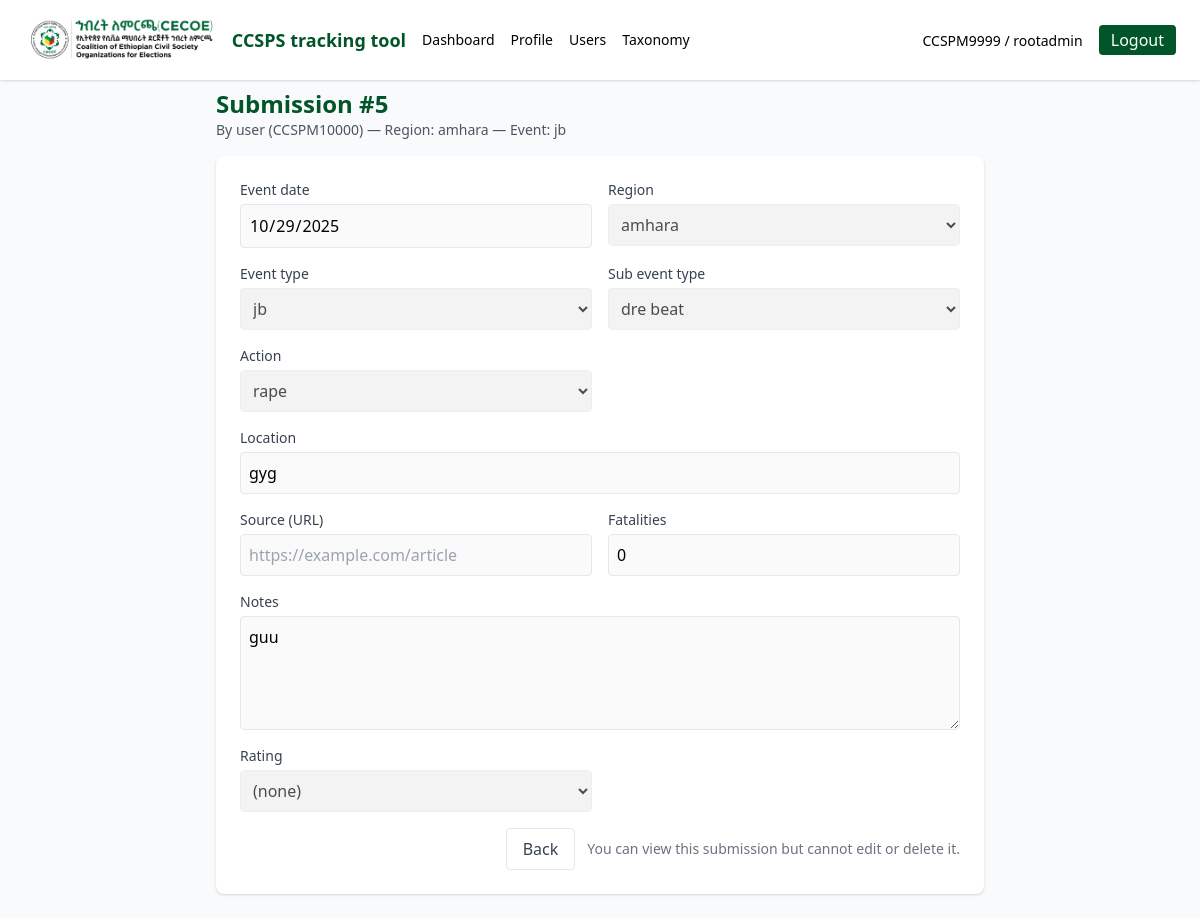
The app's page /monitored_view.php?id=5 (signed in) with its own data.
### tables this page shows
CREATE TABLE `users` (
  `id` bigint(20) UNSIGNED NOT NULL,
  `monitor_number` bigint(20) UNSIGNED DEFAULT NULL,
  `monitor_id_code` varchar(16) DEFAULT NULL,
  `username` varchar(100) NOT NULL,
  `email` varchar(255) NOT NULL,
  `password_hash` varchar(255) NOT NULL,
  `role` enum('superadmin','admin','user') DEFAULT 'user',
  `status` enum('pending','approved','declined') DEFAULT 'approved',
  `profile_picture` varchar(512) DEFAULT NULL,
  `is_active` tinyint(1) DEFAULT 1,
  `created_at` datetime NOT NULL,
  `updated_at` datetime NOT NULL
);

CREATE TABLE `monitored_information` (
  `id` bigint(20) UNSIGNED NOT NULL,
  `user_id` bigint(20) UNSIGNED NOT NULL,
  `event_date` date NOT NULL,
  `region_id` int(10) UNSIGNED NOT NULL,
  `location` varchar(500) DEFAULT NULL,
  `event_type_id` int(10) UNSIGNED NOT NULL,
  `sub_event_type_id` int(10) UNSIGNED NOT NULL,
  `action_id` int(10) UNSIGNED NOT NULL,
  `source_url` varchar(1000) DEFAULT NULL,
  `notes` text DEFAULT NULL,
  `fatalities` int(10) UNSIGNED DEFAULT 0,
  `rating` tinyint(3) UNSIGNED DEFAULT NULL,
  `is_deleted` tinyint(1) DEFAULT 0,
  `created_at` datetime NOT NULL,
  `updated_at` datetime NOT NULL
);

CREATE TABLE `regions` (
  `id` int(10) UNSIGNED NOT NULL,
  `name` varchar(200) NOT NULL,
  `is_active` tinyint(1) DEFAULT 1,
  `created_at` datetime NOT NULL,
  `updated_at` datetime NOT NULL
);

CREATE TABLE `event_types` (
  `id` int(10) UNSIGNED NOT NULL,
  `name` varchar(200) NOT NULL,
  `is_active` tinyint(1) DEFAULT 1,
  `created_at` datetime NOT NULL,
  `updated_at` datetime NOT NULL
);

CREATE TABLE `sub_event_types` (
  `id` int(10) UNSIGNED NOT NULL,
  `event_type_id` int(10) UNSIGNED NOT NULL,
  `name` varchar(200) NOT NULL,
  `is_active` tinyint(1) DEFAULT 1,
  `created_at` datetime NOT NULL,
  `updated_at` datetime NOT NULL
);

CREATE TABLE `actions` (
  `id` int(10) UNSIGNED NOT NULL,
  `name` varchar(200) NOT NULL,
  `is_active` tinyint(1) DEFAULT 1,
  `created_at` datetime NOT NULL,
  `updated_at` datetime NOT NULL
);

### includes/auth.php (called while the page is built, shortened)
<?php
require_once __DIR__ . '/helpers.php';
function currentUser(PDO $pdo) {
    $stmt = $pdo->prepare("SELECT id, username, email, role, monitor_id_code FROM users WHERE id = :id");
    $stmt->execute([':id' => $_SESSION['user_id']]);
    return $stmt->fetch();
}

### includes/helpers.php (called while the page is built, shortened)
<?php
function baseUrl() {
    $scheme = (!empty($_SERVER['HTTPS']) && $_SERVER['HTTPS'] !== 'off') ? 'https' : 'http';
    $host = $_SERVER['HTTP_HOST'];
    $script_name = $_SERVER['SCRIPT_NAME'];
    $script_dir  = dirname($script_name);
    $script_dir = str_replace('\\', '/', $script_dir);
    if ($script_dir === '/' || $script_dir === '.') {
        return $scheme . '://' . $host;
    }
    return $scheme . '://' . $host . $script_dir;
}

### public/monitored_view.php (the view, shortened to what this page needs)
<?php
require_once __DIR__ . '/../includes/init.php';
$user = currentUser($pdo);
$id = isset($_GET['id']) ? intval($_GET['id']) : 0;
$stmt = $pdo->prepare("SELECT mi.*, r.name AS region_name, et.name AS event_type_name, se.name AS sub_event_name, a.name AS action_name, u.username, u.monitor_id_code
                       FROM monitored_information mi
                       JOIN regions r ON mi.region_id = r.id
                       JOIN event_types et ON mi.event_type_id = et.id
                       JOIN sub_event_types se ON mi.sub_event_type_id = se.id
                       JOIN actions a ON mi.action_id = a.id
                       JOIN users u ON mi.user_id = u.id
                       WHERE mi.id = :id AND mi.is_deleted = 0");
$stmt->execute([':id'=>$id]);
$row = $stmt->fetch();
$isOwner = ($user['id'] === $row['user_id']);
$regions = $pdo->query('SELECT id,name FROM regions ORDER BY name')->fetchAll();
$event_types = $pdo->query('SELECT id,name FROM event_types ORDER BY name')->fetchAll();
$actions = $pdo->query('SELECT id,name FROM actions ORDER BY name')->fetchAll();
$sub_event_types = $pdo->prepare('SELECT id,name FROM sub_event_types WHERE event_type_id = :eid ORDER BY name');
$sub_event_types->execute([':eid'=>$row['event_type_id']]);
$sub_event_types = $sub_event_types->fetchAll();
?>
<div class="max-w-3xl mx-auto">
  <div class="mb-4">
    <h1 class="text-2xl font-semibold" style="color:#025529">Submission #<?= $row['id'] ?></h1>
    <div class="text-sm text-gray-600">By <?= htmlspecialchars($row['username'] . ' (' . $row['monitor_id_code'] . ')') ?> — Region: <?= htmlspecialchars($row['region_name']) ?> — Event: <?= htmlspecialchars($row['event_type_name']) ?></div>
  </div>
  <form method="post" class="bg-white p-6 rounded-lg shadow">
    <div class="grid grid-cols-1 md:grid-cols-2 gap-4">
      <div>
        <label class="block text-sm font-medium text-gray-700">Event date</label>
        <input type="date" name="event_date" value="<?= htmlspecialchars($row['event_date']) ?>" class="mt-1 block w-full p-2 border rounded" required <?= $isOwner ? '' : 'disabled' ?> >
      </div>
      <div>
        <label class="block text-sm font-medium text-gray-700">Region</label>
        <select name="region_id" class="mt-1 block w-full p-2 border rounded" required <?= $isOwner ? '' : 'disabled' ?> >
          <?php foreach($regions as $r): ?>
          <option value="<?= $r['id'] ?>" <?= $r['id'] == $row['region_id'] ? 'selected' : '' ?>><?= htmlspecialchars($r['name']) ?></option>
          <?php endforeach; ?>
        </select>
      </div>
      <div>
        <label class="block text-sm font-medium text-gray-700">Event type</label>
        <select id="event_type" name="event_type_id" class="mt-1 block w-full p-2 border rounded" required <?= $isOwner ? '' : 'disabled' ?> >
          <?php foreach($event_types as $et): ?>
          <option value="<?= $et['id'] ?>" <?= $et['id'] == $row['event_type_id'] ? 'selected' : '' ?>><?= htmlspecialchars($et['name']) ?></option>
          <?php endforeach; ?>
        </select>
      </div>
      <div>
        <label class="block text-sm font-medium text-gray-700">Sub event type</label>
        <select id="sub_event_type" name="sub_event_type_id" class="mt-1 block w-full p-2 border rounded" data-current="<?= htmlspecialchars($row['sub_event_type_id']) ?>" required <?= $isOwner ? '' : 'disabled' ?> >
          <?php foreach($sub_event_types as $s): ?>
          <option value="<?= $s['id'] ?>" <?= $s['id'] == $row['sub_event_type_id'] ? 'selected' : '' ?>><?= htmlspecialchars($s['name']) ?></option>
          <?php endforeach; ?>
        </select>
      </div>
      <div>
        <label class="block text-sm font-medium text-gray-700">Action</label>
        <select name="action_id" class="mt-1 block w-full p-2 border rounded" required <?= $isOwner ? '' : 'disabled' ?> >
          <?php foreach($actions as $a): ?>
          <option value="<?= $a['id'] ?>" <?= $a['id'] == $row['action_id'] ? 'selected' : '' ?>><?= htmlspecialchars($a['name']) ?></option>
          <?php endforeach; ?>
        </select>
      </div>
      <div class="md:col-span-2">
        <label class="block text-sm font-medium text-gray-700">Location</label>
        <input name="location" value="<?= htmlspecialchars($row['location']) ?>" class="mt-1 block w-full p-2 border rounded" <?= $isOwner ? '' : 'disabled' ?> />
      </div>
      <div>
        <label class="block text-sm font-medium text-gray-700">Source (URL)</label>
        <input name="source_url" value="<?= htmlspecialchars($row['source_url'] ?? '') ?>" placeholder="https://example.com/article" class="mt-1 block w-full p-2 border rounded" <?= $isOwner ? '' : 'disabled' ?> />
      </div>
      <div>
        <label class="block text-sm font-medium text-gray-700">Fatalities</label>
        <input type="number" min="0" name="fatalities" value="<?= htmlspecialchars($row['fatalities'] ?? 0) ?>" class="mt-1 block w-full p-2 border rounded" <?= $isOwner ? '' : 'disabled' ?> />
      </div>
      <div class="md:col-span-2">
        <label class="block text-sm font-medium text-gray-700">Notes</label>
        <textarea name="notes" class="mt-1 block w-full p-2 border rounded" rows="4" <?= $isOwner ? '' : 'disabled' ?>><?= htmlspecialchars($row['notes']) ?></textarea>
      </div>
      <div>
        <label class="block text-sm font-medium text-gray-700">Rating</label>
        <select name="rating" class="mt-1 block w-full p-2 border rounded" <?= $isOwner ? '' : 'disabled' ?> >
          <option value="">(none)</option>
        </select>
      </div>
    </div>
    <div class="mt-4 flex items-center justify-end gap-3">
      <a href="<?= baseUrl() ?>/user_dashboard.php" class="px-4 py-2 border rounded text-gray-700">Back</a>
      <?php if ($isOwner): ?>
        <button type="submit" name="act" value="delete" class="px-4 py-2 bg-red-600 text-white rounded" onclick="return confirm('Delete this submission?');">Delete</button>
        <button type="submit" name="act" value="update" class="px-4 py-2 rounded btn-brand text-white">Save</button>
      <?php else: ?>
        <span class="text-sm text-gray-500">You can view this submission but cannot edit or delete it.</span>
      <?php endif; ?>
    </div>
  </form>
</div>
<?php
include view_path('views/layout.php');
?>

### views/navbar.php (shortened to what this page needs)
<?php
require_once __DIR__ . '/../includes/init.php';
$user = currentUser($pdo);
?>
<nav class="fixed top-0 left-0 right-0 z-50 bg-white shadow p-4">
  <div class="max-w-6xl mx-auto flex items-center justify-between">
    <div class="flex items-center gap-4">
      <a href="<?= baseUrl() ?>/index.php" class="flex items-center gap-3">
        <img src="/img/CECOE-logo.png" alt="CECOE" class="h-10 md:h-12 w-auto" />
        <span class="font-semibold text-lg" style="color:#025529">CCSPS tracking tool</span>
      </a>
      <?php if($user): ?>
        <a href="<?= baseUrl() ?>/index.php" class="text-sm">Dashboard</a>
        <a href="<?= baseUrl() ?>/profile.php" class="text-sm">Profile</a>
        <?php if(isset($user['role']) && $user['role'] === 'superadmin'): ?>
          <a href="<?= baseUrl() ?>/superadmin_users.php" class="text-sm">Users</a>
          <a href="<?= baseUrl() ?>/superadmin_taxonomy.php" class="text-sm">Taxonomy</a>
        <?php endif; ?>
      <?php endif; ?>
    </div>
    <div>
      <?php if($user): ?>
        <span class="text-sm mr-3"><?= htmlspecialchars($user['monitor_id_code'] . ' / ' . $user['username']) ?></span>
        <a href="<?= baseUrl() ?>/logout.php" class="px-3 py-1 btn-brand text-white rounded">Logout</a>
      <?php else: ?>
        <a href="<?= baseUrl() ?>/login.php" class="px-3 py-1 btn-brand text-white rounded">Login</a>
      <?php endif; ?>
    </div>
  </div>
</nav>

### views/layout.php (style rules this page uses)
.btn-brand { background: #025529; color: #fff; }

### records on screen
users: monitor_id_code+username "CCSPM9999 / rootadmin", notes "guu"
monitored_information: id "5", user.monitor_id_code "user (CCSPM10000)", region.name "amhara", event_type.name "jb", event_date "10/29/2025", region_id "amhara", event_type_id "jb", sub_event_type_id "dre beat", action_id "rape", location "gyg", fatalities "0"
